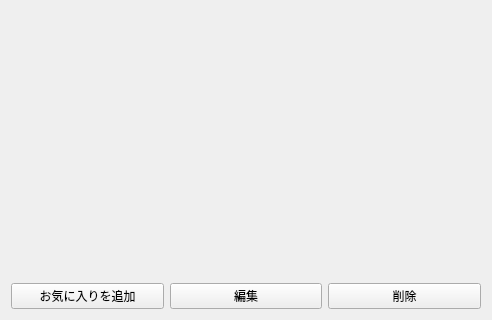
<?xml version="1.0" encoding="UTF-8"?>
<ui version="4.0">
 <class>FavoriteEdit</class>
 <widget class="QWidget" name="FavoriteEdit">
  <property name="geometry">
   <rect>
    <x>0</x>
    <y>0</y>
    <width>492</width>
    <height>320</height>
   </rect>
  </property>
  <property name="sizePolicy">
   <sizepolicy hsizetype="Preferred" vsizetype="Preferred">
    <horstretch>0</horstretch>
    <verstretch>0</verstretch>
   </sizepolicy>
  </property>
  <property name="windowTitle">
   <string>FavoriteEdit</string>
  </property>
  <layout class="QGridLayout">
   <item row="1" column="0" colspan="2">
    <layout class="QHBoxLayout">
     <item>
      <widget class="QPushButton" name="addButton">
       <property name="text">
        <string>お気に入りを追加</string>
       </property>
      </widget>
     </item>
     <item>
      <widget class="QPushButton" name="editButton">
       <property name="text">
        <string>編集</string>
       </property>
      </widget>
     </item>
     <item>
      <widget class="QPushButton" name="removeButton">
       <property name="text">
        <string>削除</string>
       </property>
      </widget>
     </item>
    </layout>
   </item>
   <item row="0" column="0" colspan="2">
    <widget class="QWidget" name="widget" native="true">
     <layout class="QVBoxLayout">
      <property name="margin">
       <number>1</number>
      </property>
      <item>
       <layout class="QVBoxLayout"/>
      </item>
     </layout>
    </widget>
   </item>
  </layout>
 </widget>
 <resources/>
 <connections/>
</ui>
